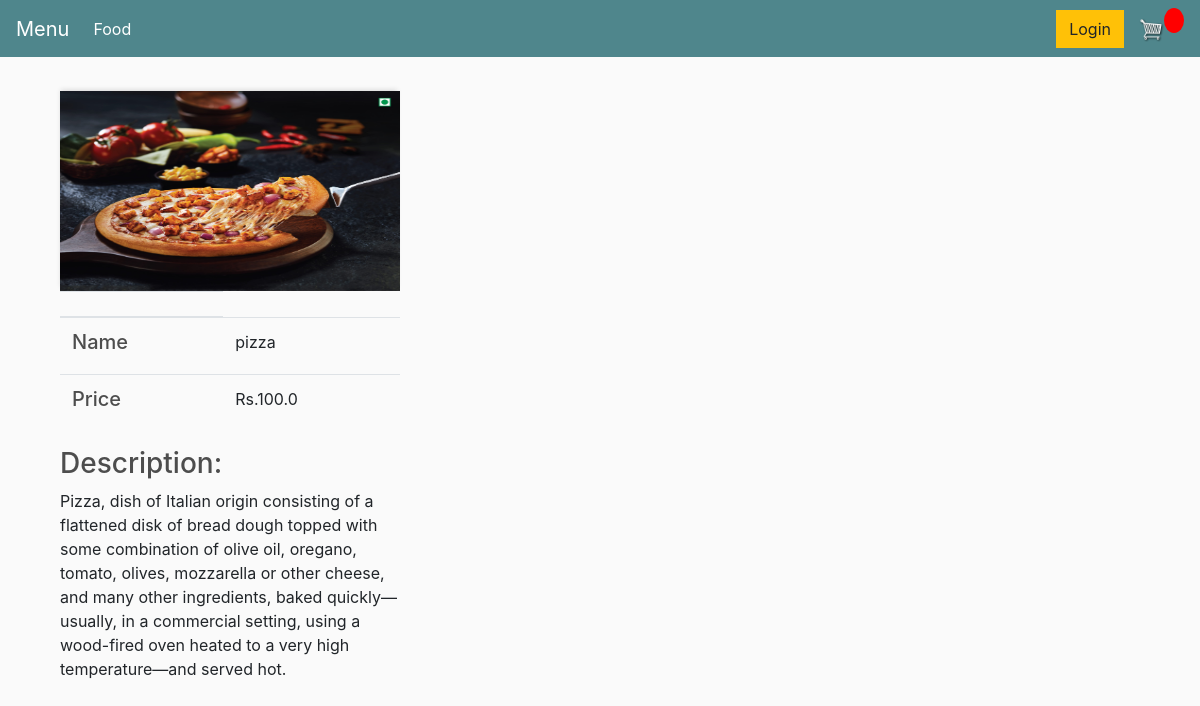
The page /product/description/1 on the database its author committed.
### Restaurant/models.py (models this page shows, shortened)
class Product(models.Model):
    name = models.CharField(max_length=200, null=True)
    price = models.FloatField()
    image = models.ImageField(null=True, blank=True)
    description = models.TextField(blank=True, default='this is the descriptions')
    @property
    def imageURL(self):
        try:
            url = self.image.url
        except:
            url = ''
        return url

### Restaurant/views.py (the view)
# urls.py: path('product/description/<str:id>', views.product_info, name="product_description_page"),
def product_info(request, id):
    product = Product.objects.get(id=id)
    context = {'product': product}
    print(product.name, product.price)
    return render(request, 'Restaurant/product_info.html', context=context)

### Restaurant/templates/Restaurant/product_info.html (shortened to what this page needs)
{% extends 'Restaurant/main.html' %}
{% load static %}
{% block content %}
    <div class="col-lg-4">
    <img class="thumbnail" src="{{ product.imageURL }}">
    <table class="table">
        <thead>
        <tr>
            <th scope="col"></th>
        </tr>
        </thead>
        <tbody>
        <tr>
            <td><h5>Name<h5></h5></td>
            <td>{{ product.name }}</td>
        </tr>
        <tr>
            <td><h5>Price<h5></td>
            <td>Rs.{{ product.price }}</td>
        </tr>
        </tbody>
    </table>
            <h3>Description:</h3>
            <p>{{ product.description }}</p>
{% endblock content %}

### static/css/main.css (style rules this page uses)
body { background-color: hsl(0, 0%, 98%); }
h1,h2,h3,h4,h5,h6 { color:hsl(0, 0%, 30%); }
.thumbnail { width: 100%; height: 200px; -webkit-box-shadow: -1px -3px 5px -2px rgba(214,214,214,1); -moz-box-shadow: -1px -3px 5px -2px rgba(214,214,214,1); box-shadow: -1px -3px 5px -2px rgba(214,214,214,1); }
.col-lg-4, .col-lg-6, .col-lg-8, .col-lg-12 { margin-top: 10px; }

### rows shown on the page
Product: imageURL (picture), name "pizza", price "100.0", description "Pizza, dish of Italian origin consisting of a flattened disk of bread dough topped with some combination of olive oil, oregano, tomato, olives, mozzarella or other cheese, and many other ingredients, baked quickly—usually, in a commercial setting, using a wood-fired oven heated to a very high temperature—and served hot."
